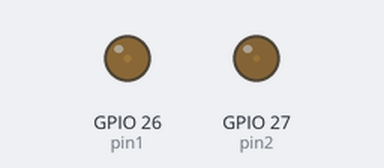
Bench run of a program on a simulated ESP32 board running MicroPython. Shown: output pins drawn as LEDs (lit = HIGH). Threads take turns every 2 ms; what the program prints to the serial console is not drawn.

Above: at 0.05 s.
At 0.6 s:
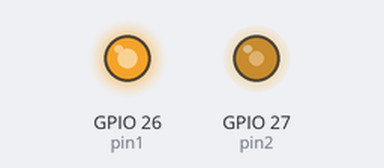
At 1.15 s:
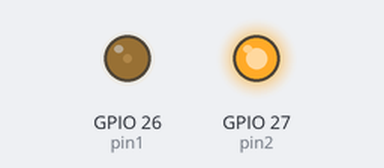
At 2.25 s:
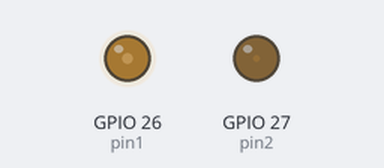
Timing chart, 0 to 5.2 s (numbered marks = the images above):
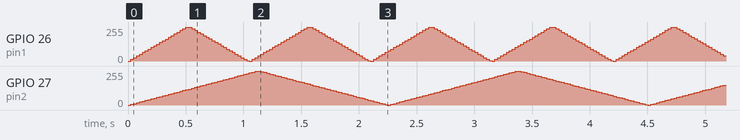

The program:

fade.py
```python
#
# example ESP32 multitasking
# phil van allen
#
# thanks to https://youtu.be/iyoS9aSiDWg
#
import time
import machine
import _thread as th

pin1 = machine.Pin(26)
pin2 = machine.Pin(27)
pwm1 = machine.PWM(pin1)
pwm2 = machine.PWM(pin2)
pwm1.freq(500)
pwm2.freq(500)

delay = 0.025

pwm1_running = True
pwm2_running = True

def fade(pwm, secs, run):
  steps = int(round(1024/(secs / delay / 2)))
  print(str(secs) + " " + str(steps) + " ")
  while run():
    for i in range(0,1024,steps):
      pwm.duty(i)
      time.sleep(delay)
    for i in range(1023, -1, (-1 * steps)):
      pwm.duty(i)
      time.sleep(delay)
  pwm.duty(0)

def pwm1_run():
  return pwm1_running

def pwm2_run():
  return pwm2_running

th.start_new_thread(fade, (pwm1,1,pwm1_run))
th.start_new_thread(fade, (pwm2,2.25,pwm2_run))

# time.sleep(10)
#
# pwm1_running = False
# pwm2_running = False
```
